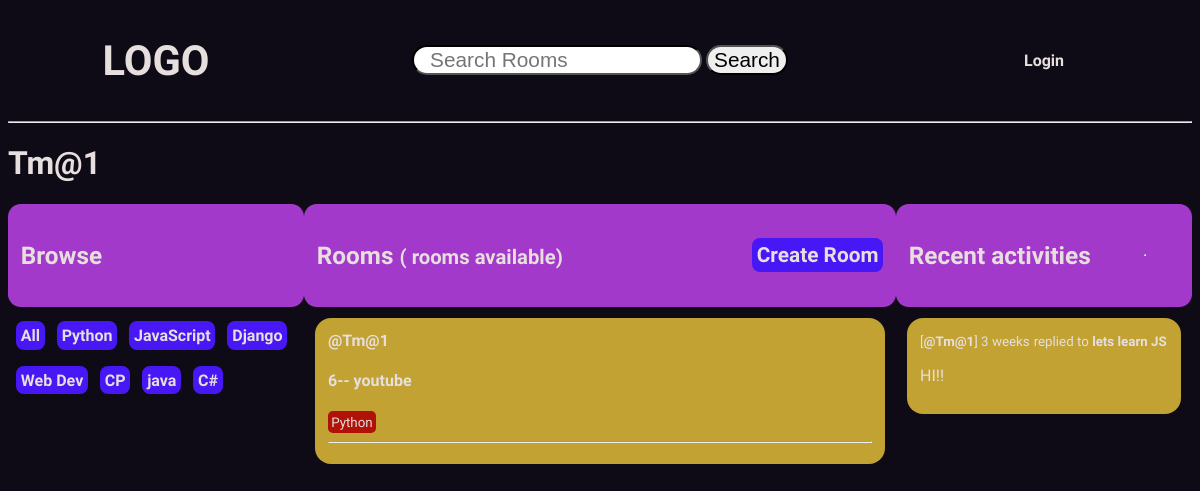
The app's page /profile/2/ with its own data.
### base/models.py (models this page shows, shortened)
class Topic(models.Model):
    name = models.CharField(max_length = 200)

class Room(models.Model):
    host = models.ForeignKey(User, on_delete= models.SET_NULL, null= True)
    topic = models.ForeignKey(Topic, on_delete= models.SET_NULL, null= True)
    name = models.CharField(max_length = 200)
    description = models.TextField(null=True, blank = True)
    participants = models.ManyToManyField(User, related_name='participants', blank=True)
    updated = models.DateTimeField(auto_now = True)
    created = models.DateTimeField(auto_now_add = True)
    class Meta:
        ordering = ['-updated', '-created']
    def __str__(self):
        return self.name

class message(models.Model):
    user = models.ForeignKey(User, on_delete= models.CASCADE)
    room = models.ForeignKey(Room, on_delete= models.CASCADE)
    body = models.TextField()
    updated = models.DateTimeField(auto_now = True)
    created = models.DateTimeField(auto_now_add = True)
    class Meta:
        ordering = ['-updated', '-created']
    def __str__(self):
        return self.body[0:50]

### base/views.py (the view)
# urls.py: path("profile/<str:pk>/", views.userProfile, name="user_profile"),
def userProfile(request, pk):
    user = User.objects.get(id = pk)
    rooms = user.room_set.all()
    room_messages = user.message_set.all()
    topics = Topic.objects.all()
    context = {
        'user' : user,
        'rooms' : rooms,
        'room_messages' : room_messages,
        'topics' : topics,
    }
    return render(request, 'base/profile.html', context)

### base/templates/base/profile.html (shortened to what this page needs)
<!DOCTYPE html>
<html lang="en">
<head>
</head>
<body>
    {% extends 'main.html' %}
    {% block content %}
    <h1>{{user.username}}</h1>
    <div class="profile_container">
        <div>
            {% include 'base/topics_component.html' %}
        </div>
        <div>
            {% include 'base/feed_component.html' %}
        </div>
        <div>
            {% include 'base/activity_component.html' %}
        </div>
    </div>
    {% endblock content %}

### base/templates/base/topics_component.html
<div class="browse-header">
    <h3>Browse</h3>
</div>
<div class="browse-card">
    <a href="{% url 'home' %}">All</a>
    {% for topic in topics %}
    <a href="{% url 'home' %}?q={{topic.name}}">{{topic.name}}</a>
    {% endfor %}
</div>

### base/templates/base/feed_component.html (shortened to what this page needs)
<div class="Room-header">
    <h3>Rooms <small>({{room_count}} rooms available)</small></h3>
    <div class="create-room">
        <a href="{% url 'create_room' %}">Create Room</a>
    </div>
</div>
<div class="feed-container">
    {% for room in rooms %}
        <div class="feed-card">
            <div class="room-info">
                <a href="{% url 'user_profile' room.host.id %}">@{{room.host.username}}</a>
                <h4>{{room.id}}-- <a href="{% url 'room' room.id %}">{{room.name}}</a></h4>
            </div>
            <div class="room-topics">
                <small>{{room.topic.name}}</small>
                <hr>
            </div>
        </div>
    {% endfor %}
</div>

### base/templates/base/activity_component.html (shortened to what this page needs)
<div class="recent-header">
    <h3>Recent activities</h3>
    <hr>
</div>
{% for message in room_messages %}
    <div class="recent-card">
        <small>[<a href="{% url 'user_profile' message.user.id %}">@{{message.user}}</a>] {{message.created | timesince}}</small>
        <small>replied to <strong>{{message.room}}</strong></small>
        <p>{{message}}</p>
    </div>
{% endfor %}

### static/styles/main.css (style rules this page uses)
:root { --bg-color: #0E0B16; --nav-color: #a239ca; --btn-color: #4717f6; --btn-hover: rgb(80, 76, 76); --txt-color: #e7dfdd; --card-color: #c1a232; --tag-color: #b11207; }
body { font-family: 'Sofia Sans', sans-serif; background-color: var(--bg-color); color: var(--txt-color); height: 100vh; }
a { text-decoration: none; font-weight: bold; color: var(--txt-color); }
.Room-header, .recent-header, .browse-header { display: grid; grid-template-columns: 1.5fr 0.5fr; border-radius: 0.8rem; padding: 0.8rem; margin-bottom: 0.4rem; background-color: var(--nav-color); align-items: center; position: sticky; top: 0; font-size: 1.3rem; }
.create-room { width: 100%; text-align: right; }
.create-room a, .browse-card a { background-color: var(--btn-color); border-radius: 0.5rem; padding: 0.3rem; margin-bottom: 1rem; }
.browse-card a { display: inline-block; margin-right: 0.5rem; }
.feed-card { display: grid; grid-template-columns: 3fr 1fr; grid-template-rows: auto auto; }
.feed-card, .recent-card { background-color: var(--card-color); border-radius: 1rem; padding: 0.8rem; margin: 0.7rem; }
.feed-card small { display: inline-block; border-radius: 0.3rem; background-color: var(--tag-color); color: var(--txt-color); padding: 0.2rem; }
.room-topics { grid-column-start: 1; grid-column-end: 3; }
.browse-card { display: block; padding: 0.5rem; margin-bottom: 1rem; height: auto; }

### base/templates/base/profile.html (style rules this page uses)
.profile_container { display: grid; grid-template-columns: 1fr 2fr 1fr; }

### records on screen
Topic: name "Python"
Topic: name "JavaScript"
Topic: name "Django"
Topic: name "Web Dev"
Topic: name "CP"
Topic: name "java"
Topic: name "C#"
Room: host.username "Tm@1", id "6", name "youtube", topic.name "Python"
message: user "Tm@1", created "3 weeks", room "lets learn JS", body "HI!!"

### other values on screen
{{ user.username }} "Tm@1"
